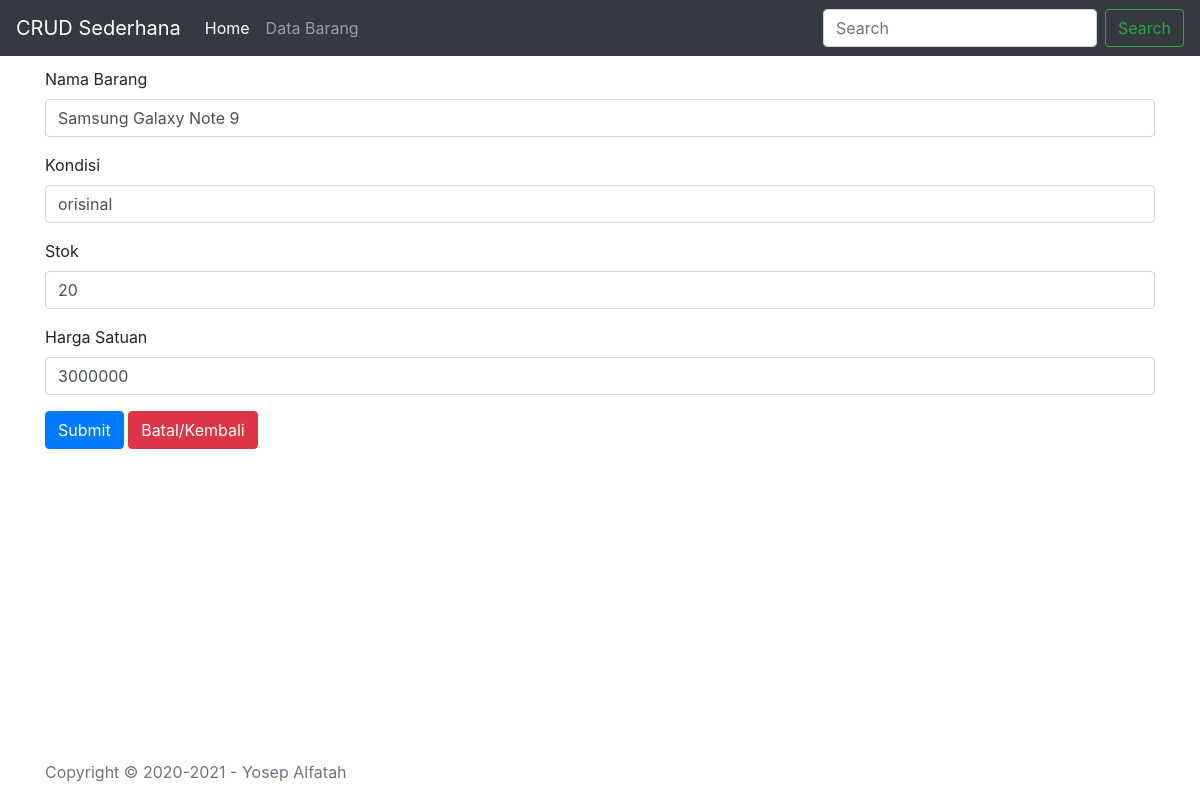
The page /barang/edit/3 on the database its author committed.
### tables this page shows
CREATE TABLE IF NOT EXISTS `barang` (
  `id_barang` int(11) NOT NULL AUTO_INCREMENT,
  `nama_barang` varchar(50) NOT NULL,
  `kondisi` varchar(20) NOT NULL,
  `stok` int(4) NOT NULL,
  `harga_satuan` int(10) NOT NULL,
  PRIMARY KEY (`id_barang`)
);

### application/controllers/Barang.php (called while the page is built, shortened)
<?php
class Barang extends CI_Controller {
	    function __construct(){
    	$this->load->model('m_barang');
    }
	public function edit($id){
		$where =  array('id_barang'=>$id);
		$data['barang'] = $this->m_barang->edit_data($where)->result();
		$this->load->view('v_header');
		$this->load->view('barang/v_edit',$data);
		$this->load->view('v_footer');
	}
}

### index.php (called while the page is built, shortened)
<?php
require_once BASEPATH.'core/CodeIgniter.php';

### application/models/m_barang.php (called while the page is built, shortened)
<?php
class M_barang extends CI_Model
{
    function edit_data($where)
    {
    	return $this->db->get_where('barang',$where);
    }
}

### application/views/barang/v_edit.php (the view, shortened to what this page needs)
<main role="main" class="flex-shrink-0">
  <div class="container">
    <h3>Edit Data Barang</h3>
<?php foreach ($barang as $row) { ?>
    <form method="post" action="<?= base_url('barang/edit_aksi'); ?>">
    <div class="form-group">
    <label for="exampleFormControlInput1">Nama Barang</label>
    <input type="text" name="nama_barang" class="form-control" id="exampleFormControlInput1" value="<?= $row->nama_barang;  ?>">
  </div>
    <div class="form-group">
    <label for="exampleFormControlInput1">Kondisi</label>
    <input type="text" name="kondisi" class="form-control" id="exampleFormControlInput1" value="<?= $row->kondisi;  ?>">
  </div>
    <div class="form-group">
    <label for="exampleFormControlInput1">Stok</label>
    <input type="number" name="stok" class="form-control" id="exampleFormControlInput1" value="<?= $row->stok;  ?>">
  </div>
    <div class="form-group">
    <label for="exampleFormControlInput1">Harga Satuan</label>
    <input type="number" name="harga_satuan" class="form-control" id="exampleFormControlInput1" value="<?= $row->harga_satuan;  ?>">
  </div>
  <button type="submit" class="btn btn-primary">Submit</button>
  <a href="<?= base_url(); ?>" class="btn btn-danger">Batal/Kembali</a>
</form>
<?php }  ?>
  </div>
</main>

### rows shown on the page
barang: nama_barang "Samsung Galaxy Note 9", kondisi "orisinal", stok "20", harga_satuan "3000000"
